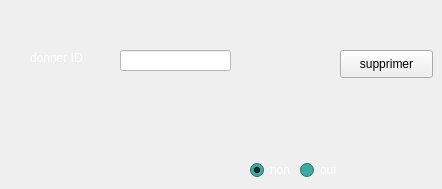
      <widget class="QWidget" name="tab_8">
       <attribute name="title">
        <string>supprimer</string>
       </attribute>
       <widget class="QPushButton" name="pushButton_3">
        <property name="geometry">
         <rect>
          <x>340</x>
          <y>50</y>
          <width>93</width>
          <height>28</height>
         </rect>
        </property>
        <property name="styleSheet">
         <string notr="true">background-color: none;</string>
        </property>
        <property name="text">
         <string>supprimer</string>
        </property>
       </widget>
       <widget class="QLabel" name="label_10">
        <property name="geometry">
         <rect>
          <x>30</x>
          <y>50</y>
          <width>71</width>
          <height>16</height>
         </rect>
        </property>
        <property name="palette">
         <palette>
          <active>
           <colorrole role="WindowText">
            <brush brushstyle="SolidPattern">
             <color alpha="255">
              <red>255</red>
              <green>255</green>
              <blue>255</blue>
             </color>
            </brush>
           </colorrole>
           <colorrole role="Button">
            <brush brushstyle="SolidPattern">
             <color alpha="255">
              <red>61</red>
              <green>170</green>
              <blue>163</blue>
             </color>
            </brush>
           </colorrole>
           <colorrole role="Base">
            <brush brushstyle="SolidPattern">
             <color alpha="255">
              <red>61</red>
              <green>170</green>
              <blue>163</blue>
             </color>
            </brush>
           </colorrole>
           <colorrole role="Window">
            <brush brushstyle="SolidPattern">
             <color alpha="255">
              <red>61</red>
              <green>170</green>
              <blue>163</blue>
             </color>
            </brush>
           </colorrole>
          </active>
          <inactive>
           <colorrole role="WindowText">
            <brush brushstyle="SolidPattern">
             <color alpha="255">
              <red>255</red>
              <green>255</green>
              <blue>255</blue>
             </color>
            </brush>
           </colorrole>
           <colorrole role="Button">
            <brush brushstyle="SolidPattern">
             <color alpha="255">
              <red>61</red>
              <green>170</green>
              <blue>163</blue>
             </color>
            </brush>
           </colorrole>
           <colorrole role="Base">
            <brush brushstyle="SolidPattern">
             <color alpha="255">
              <red>61</red>
              <green>170</green>
              <blue>163</blue>
             </color>
            </brush>
           </colorrole>
           <colorrole role="Window">
            <brush brushstyle="SolidPattern">
             <color alpha="255">
              <red>61</red>
              <green>170</green>
              <blue>163</blue>
             </color>
            </brush>
           </colorrole>
          </inactive>
          <disabled>
           <colorrole role="WindowText">
            <brush brushstyle="SolidPattern">
             <color alpha="255">
              <red>39</red>
              <green>175</green>
              <blue>175</blue>
             </color>
            </brush>
           </colorrole>
           <colorrole role="Button">
            <brush brushstyle="SolidPattern">
             <color alpha="255">
              <red>61</red>
              <green>170</green>
              <blue>163</blue>
             </color>
            </brush>
           </colorrole>
           <colorrole role="Base">
            <brush brushstyle="SolidPattern">
             <color alpha="255">
              <red>61</red>
              <green>170</green>
              <blue>163</blue>
             </color>
            </brush>
           </colorrole>
           <colorrole role="Window">
            <brush brushstyle="SolidPattern">
             <color alpha="255">
              <red>61</red>
              <green>170</green>
              <blue>163</blue>
             </color>
            </brush>
           </colorrole>
          </disabled>
         </palette>
        </property>
        <property name="text">
         <string>donner ID</string>
        </property>
       </widget>
       <widget class="QLineEdit" name="sid">
        <property name="geometry">
         <rect>
          <x>120</x>
          <y>50</y>
          <width>111</width>
          <height>21</height>
         </rect>
        </property>
        <property name="styleSheet">
         <string notr="true">background-color: white;</string>
        </property>
       </widget>
       <widget class="QRadioButton" name="radioButton_4">
        <property name="geometry">
         <rect>
          <x>250</x>
          <y>160</y>
          <width>97</width>
          <height>20</height>
         </rect>
        </property>
        <property name="palette">
         <palette>
          <active>
           <colorrole role="WindowText">
            <brush brushstyle="SolidPattern">
             <color alpha="255">
              <red>255</red>
              <green>255</green>
              <blue>255</blue>
             </color>
            </brush>
           </colorrole>
           <colorrole role="Button">
            <brush brushstyle="SolidPattern">
             <color alpha="255">
              <red>61</red>
              <green>170</green>
              <blue>163</blue>
             </color>
            </brush>
           </colorrole>
           <colorrole role="Base">
            <brush brushstyle="SolidPattern">
             <color alpha="255">
              <red>61</red>
              <green>170</green>
              <blue>163</blue>
             </color>
            </brush>
           </colorrole>
           <colorrole role="Window">
            <brush brushstyle="SolidPattern">
             <color alpha="255">
              <red>61</red>
              <green>170</green>
              <blue>163</blue>
             </color>
            </brush>
           </colorrole>
          </active>
          <inactive>
           <colorrole role="WindowText">
            <brush brushstyle="SolidPattern">
             <color alpha="255">
              <red>255</red>
              <green>255</green>
              <blue>255</blue>
             </color>
            </brush>
           </colorrole>
           <colorrole role="Button">
            <brush brushstyle="SolidPattern">
             <color alpha="255">
              <red>61</red>
              <green>170</green>
              <blue>163</blue>
             </color>
            </brush>
           </colorrole>
           <colorrole role="Base">
            <brush brushstyle="SolidPattern">
             <color alpha="255">
              <red>61</red>
              <green>170</green>
              <blue>163</blue>
             </color>
            </brush>
           </colorrole>
           <colorrole role="Window">
            <brush brushstyle="SolidPattern">
             <color alpha="255">
              <red>61</red>
              <green>170</green>
              <blue>163</blue>
             </color>
            </brush>
           </colorrole>
          </inactive>
          <disabled>
           <colorrole role="WindowText">
            <brush brushstyle="SolidPattern">
             <color alpha="255">
              <red>39</red>
              <green>175</green>
              <blue>175</blue>
             </color>
            </brush>
           </colorrole>
           <colorrole role="Button">
            <brush brushstyle="SolidPattern">
             <color alpha="255">
              <red>61</red>
              <green>170</green>
              <blue>163</blue>
             </color>
            </brush>
           </colorrole>
           <colorrole role="Base">
            <brush brushstyle="SolidPattern">
             <color alpha="255">
              <red>61</red>
              <green>170</green>
              <blue>163</blue>
             </color>
            </brush>
           </colorrole>
           <colorrole role="Window">
            <brush brushstyle="SolidPattern">
             <color alpha="255">
              <red>61</red>
              <green>170</green>
              <blue>163</blue>
             </color>
            </brush>
           </colorrole>
          </disabled>
         </palette>
        </property>
        <property name="text">
         <string>non</string>
        </property>
        <property name="checked">
         <bool>true</bool>
        </property>
       </widget>
       <widget class="QRadioButton" name="radioButton_5">
        <property name="geometry">
         <rect>
          <x>300</x>
          <y>160</y>
          <width>97</width>
          <height>20</height>
         </rect>
        </property>
        <property name="palette">
         <palette>
          <active>
           <colorrole role="WindowText">
            <brush brushstyle="SolidPattern">
             <color alpha="255">
              <red>255</red>
              <green>255</green>
              <blue>255</blue>
             </color>
            </brush>
           </colorrole>
           <colorrole role="Button">
            <brush brushstyle="SolidPattern">
             <color alpha="255">
              <red>61</red>
              <green>170</green>
              <blue>163</blue>
             </color>
            </brush>
           </colorrole>
           <colorrole role="Base">
            <brush brushstyle="SolidPattern">
             <color alpha="255">
              <red>61</red>
              <green>170</green>
              <blue>163</blue>
             </color>
            </brush>
           </colorrole>
           <colorrole role="Window">
            <brush brushstyle="SolidPattern">
             <color alpha="255">
              <red>61</red>
              <green>170</green>
              <blue>163</blue>
             </color>
            </brush>
           </colorrole>
          </active>
          <inactive>
           <colorrole role="WindowText">
            <brush brushstyle="SolidPattern">
             <color alpha="255">
              <red>255</red>
              <green>255</green>
              <blue>255</blue>
             </color>
            </brush>
           </colorrole>
           <colorrole role="Button">
            <brush brushstyle="SolidPattern">
             <color alpha="255">
              <red>61</red>
              <green>170</green>
              <blue>163</blue>
             </color>
            </brush>
           </colorrole>
           <colorrole role="Base">
            <brush brushstyle="SolidPattern">
             <color alpha="255">
              <red>61</red>
              <green>170</green>
              <blue>163</blue>
             </color>
            </brush>
           </colorrole>
           <colorrole role="Window">
            <brush brushstyle="SolidPattern">
             <color alpha="255">
              <red>61</red>
              <green>170</green>
              <blue>163</blue>
             </color>
            </brush>
           </colorrole>
          </inactive>
          <disabled>
           <colorrole role="WindowText">
            <brush brushstyle="SolidPattern">
             <color alpha="255">
              <red>39</red>
              <green>175</green>
              <blue>175</blue>
             </color>
            </brush>
           </colorrole>
           <colorrole role="Button">
            <brush brushstyle="SolidPattern">
             <color alpha="255">
              <red>61</red>
              <green>170</green>
              <blue>163</blue>
             </color>
            </brush>
           </colorrole>
           <colorrole role="Base">
            <brush brushstyle="SolidPattern">
             <color alpha="255">
              <red>61</red>
              <green>170</green>
              <blue>163</blue>
             </color>
            </brush>
           </colorrole>
           <colorrole role="Window">
            <brush brushstyle="SolidPattern">
             <color alpha="255">
              <red>61</red>
              <green>170</green>
              <blue>163</blue>
             </color>
            </brush>
           </colorrole>
          </disabled>
         </palette>
        </property>
        <property name="text">
         <string>oui</string>
        </property>
       </widget>
      </widget>
